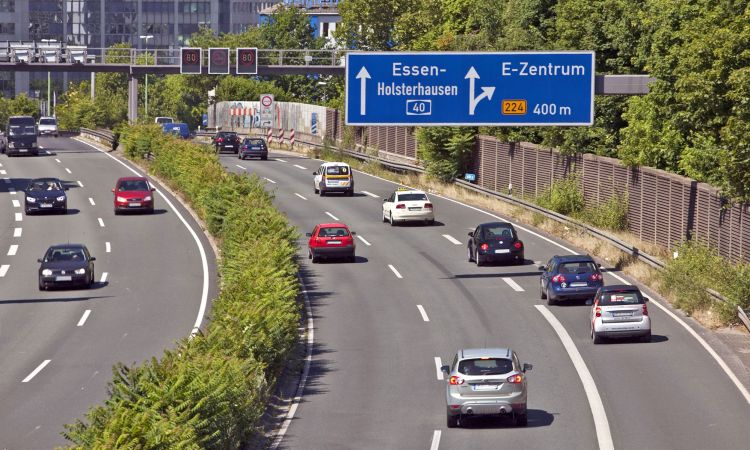
#> input picture lesson_4/data/autobahn.jpg, 750 x 450 px
$ jupyter execute EdgeDetection.ipynb
#> lines starting #> are read from the running program, lines starting #| are printed output that depends on the picture; after the words box and inside, x2 and y2 are one past the last pixel; in counts of white or black regions, pixels touching at a corner belong together; long printed decimals are rounded
### Edge Detetcion

Edges indicat eobject outlines and play an important role in visual **perception**. Edge are based on local gradients of luminance and therefore have
* magnitude
* orientation

[cell 1]
import cv2
import numpy as np
from matplotlib import pyplot as plt
import matplotlib.cm as cm
plt.rcParams['figure.figsize'] = [15, 10]

[cell 2]
img = cv2.imread('data/autobahn.jpg')
#> img is the input picture: shape (450, 750, 3); mean B, G, R 106.5, 117.1, 121.6
img = cv2.cvtColor(img, cv2.COLOR_BGR2RGB)
plt.imshow(img)

[cell 3]
# Set up kernels
kernel_hor = np.array([[1, -1]])
kernel_ver = np.array([[1], [-1]])

# Prepare gray scale image
gray = cv2.cvtColor(img, cv2.COLOR_RGB2GRAY)
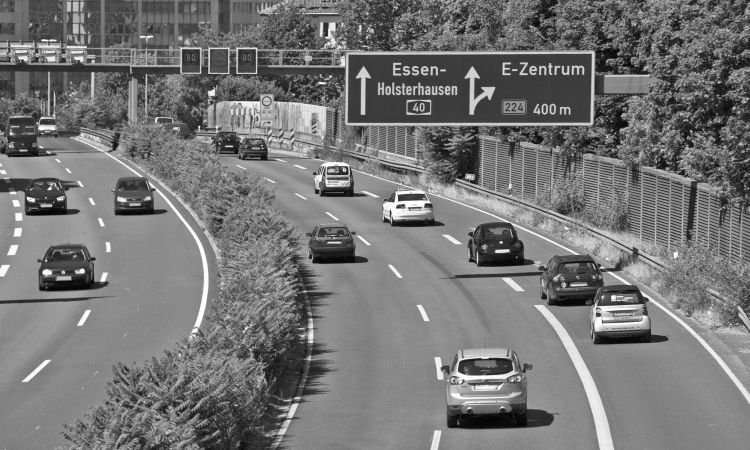
#> gray: shape (450, 750); min 0, max 255, mean 117.3
gray = gray/255

# Convolve discrete gradient kernels with the luminance channel
grad_hor = cv2.filter2D(gray, ddepth=-1, kernel=kernel_hor)
grad_ver = cv2.filter2D(gray, ddepth=-1, kernel=kernel_ver)
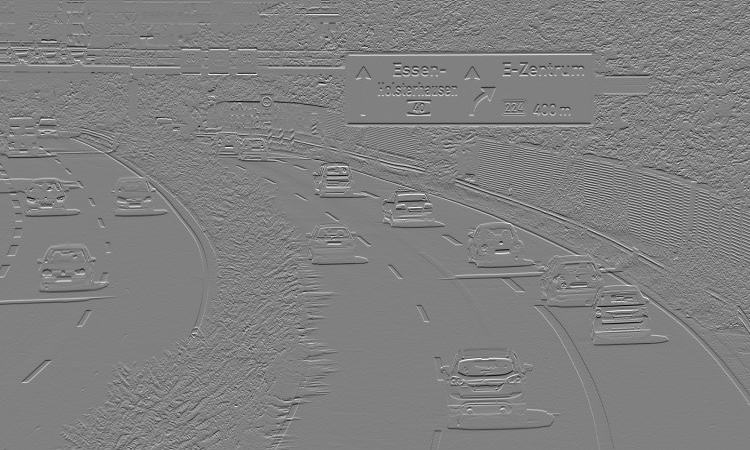
#> grad_ver: shape (450, 750) float64; min -0.745, max 0.733, mean -0.000189; drawn with min black and max white

plt.subplot(121), plt.imshow(grad_hor, cmap='gray'), plt.title('Horizontal gradient')
plt.subplot(122), plt.imshow(grad_ver, cmap='gray'), plt.title('Vertical gradient')

The problem with simple discrete gradients is that they are very sensitive to noise.

[cell 4]
plt.subplot(121), plt.imshow(grad_hor[400:, 200:300], cmap='gray'), plt.title('Horizontal gradient')
plt.subplot(122), plt.imshow(grad_ver[400:, 200:300], cmap='gray'), plt.title('Vertical gradient')
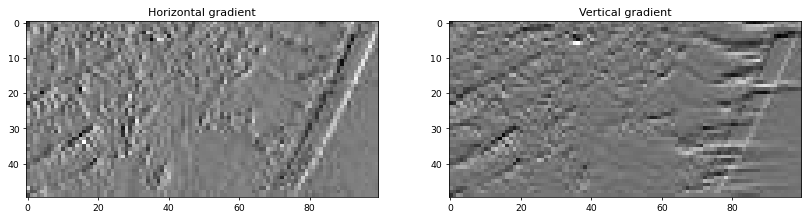
#> figure drawn by matplotlib, 2 panels

### Averaging Filters
Gradient filters can be convolved with averaging filters to get a less noisy gradient map.

[cell 5]
# Set up gradient kernels
Gh = np.array([[1, -1]])
Gv = np.array([[1], [-1]])

# Set up averaging kernels
Ah = 0.5 * np.array([[1, 1]])
Av = 0.5 * np.array([[1], [1]])

# Build separable averaging gradient kernels
from scipy.signal import convolve2d
Hh = convolve2d(Gh, Av)
Hv = convolve2d(Gv, Ah)

print('Horizontal filter \n', Hh)
print(' ')
print('Vertical filter \n', Hv)

[cell 6]
grad_avg_hor = cv2.filter2D(gray, ddepth=-1, kernel=Hh)
grad_avg_ver = cv2.filter2D(gray, ddepth=-1, kernel=Hv)

plt.subplot(121), plt.imshow(grad_avg_hor, cmap='gray'), plt.title('Horizontal gradient')
plt.subplot(122), plt.imshow(grad_avg_ver, cmap='gray'), plt.title('Vertical gradient')

[cell 7]
block_hor = grad_hor[400:, 200:300]
block_avg_hor = grad_avg_hor[400:, 200:300]
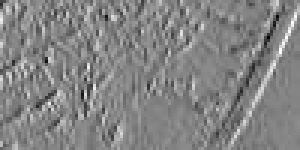
#> block_avg_hor: shape (50, 100) float64 (shown 3 times larger); min -0.355, max 0.325, mean -0.00191; drawn with min black and max white

vmin = max(np.min(block_hor), np.min(block_avg_hor))
#> vmin = -0.355
vmax = min(np.max(block_hor), np.max(block_avg_hor))
#> vmax = 0.325

plt.subplot(121), plt.imshow(block_hor, cmap='gray', vmin=vmin, vmax=vmax), plt.title('Gv')
plt.subplot(122), plt.imshow(block_avg_hor, cmap='gray', vmin=vmin, vmax=vmax), plt.title('Hv')

print(np.min(block_hor), np.max(block_hor))
#| -0.4039 0.4118
print(np.min(block_avg_hor), np.max(block_avg_hor))
#| -0.3549 0.3255

[cell 8]
block_ver = grad_ver[400:, 200:300]
block_avg_ver = grad_avg_ver[400:, 200:300]
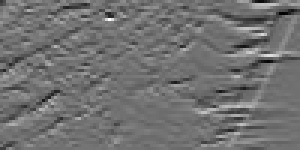
#> block_avg_ver: shape (50, 100) float64 (shown 3 times larger); min -0.445, max 0.559, mean 0.00169; drawn with min black and max white

vmin = max(np.min(block_ver), np.min(block_avg_ver))
#> vmin = -0.445
vmax = min(np.max(block_ver), np.max(block_avg_ver))
#> vmax = 0.559

plt.subplot(121), plt.imshow(block_ver, cmap='gray', vmin=vmin, vmax=vmax), plt.title('Gv')
plt.subplot(122), plt.imshow(block_avg_ver, cmap='gray', vmin=vmin, vmax=vmax), plt.title('Hv')

print(np.min(block_ver), np.max(block_ver))
#| -0.4784 0.5843
print(np.min(block_avg_ver), np.max(block_avg_ver))
#| -0.4451 0.5588

### Sobel Edge Detector
Sober edge detector is a symmetric rgadient filter with weighted averaging. It is one of the most popular and effective gradient filters.

[cell 9]
grad_x = cv2.Sobel(gray, ddepth=-1, dx=1, dy=0)
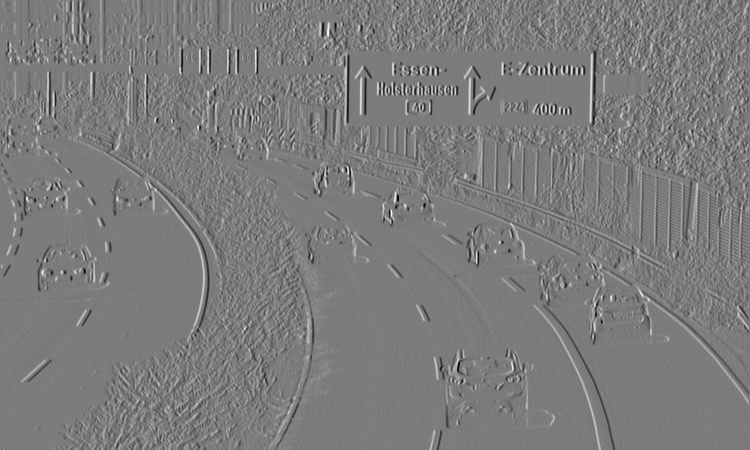
#> grad_x: shape (450, 750) float64; min -3.09, max 3.25, mean -0.000875; drawn with min black and max white
grad_y = cv2.Sobel(gray, ddepth=-1, dx=0, dy=1)
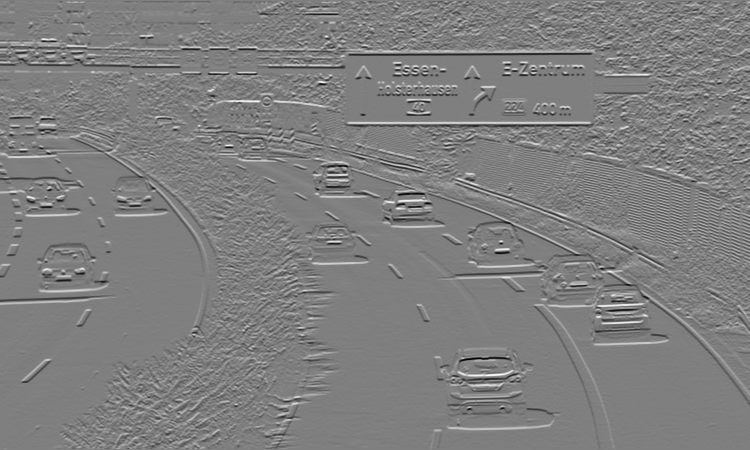
#> grad_y: shape (450, 750) float64; min -3.38, max 3.38, mean 0.00142; drawn with min black and max white

# Compute magnitude
sobel = np.sqrt(grad_x**2 + grad_y**2)
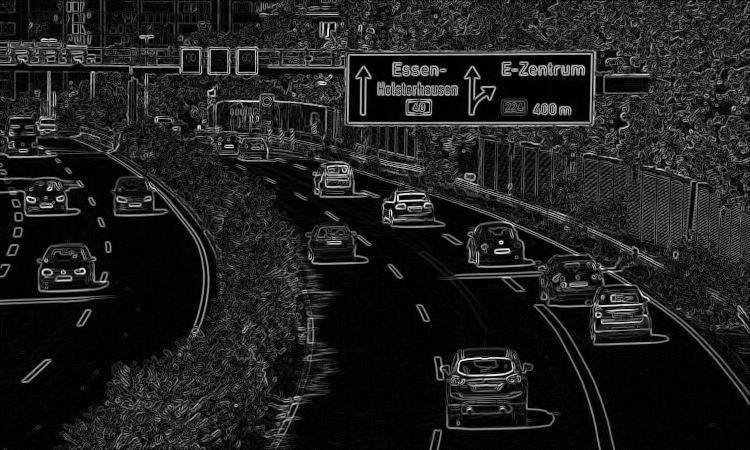
#> sobel: shape (450, 750) float64; min 0, max 3.4, mean 0.418; drawn with min black and max white
sobel = sobel/np.max(sobel)

plt.imshow(sobel)

### Canny Edge Detector
Produces smooth edges by applying Gaussian prefiltering. It also applies double thresholding via hystheresis. The edges are thinned using non-maximum-suppresion.

[cell 10]
# OpenCV implementation of Canny only accepts uint8 images
gray = cv2.cvtColor(img, cv2.COLOR_RGB2GRAY)

edges = cv2.Canny(gray, threshold1=100, threshold2=500)
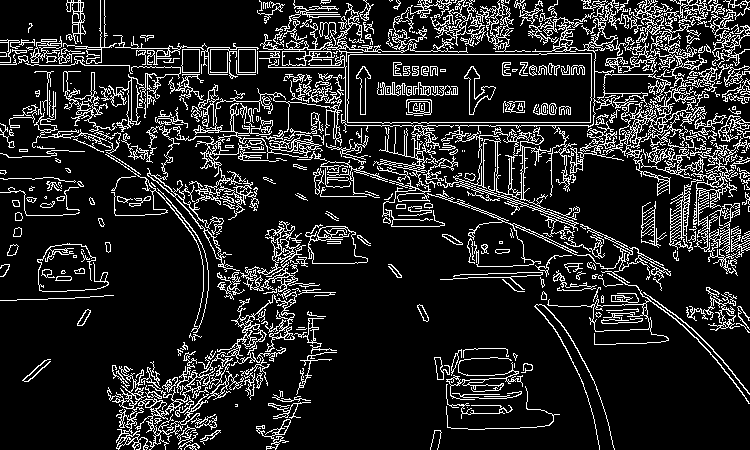
#> edges: shape (450, 750); 14.2% white in thin lines or dots
plt.imshow(edges, cmap='gray')

You can see the NMS edge thinning workig in the following comparison.

[cell 11]
plt.subplot(121), plt.imshow(edges[300:, 400:600], cmap='gray'), plt.title('Canny')
plt.subplot(122), plt.imshow(sobel[300:, 400:600] > 0.3, cmap='gray'), plt.title('Sobel')
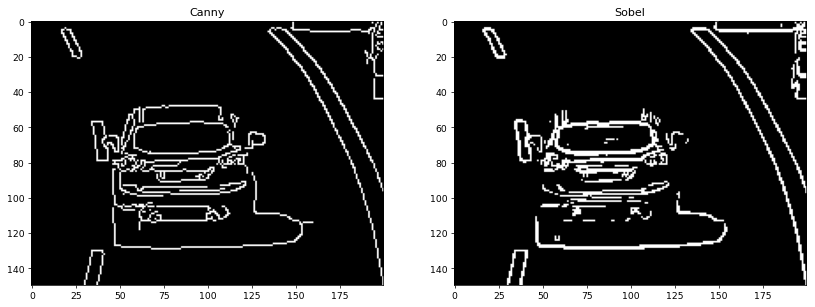
#> figure drawn by matplotlib, 2 panels

$ run again, with lesson_4/data/dashcam.jpg copied over lesson_4/data/autobahn.jpg
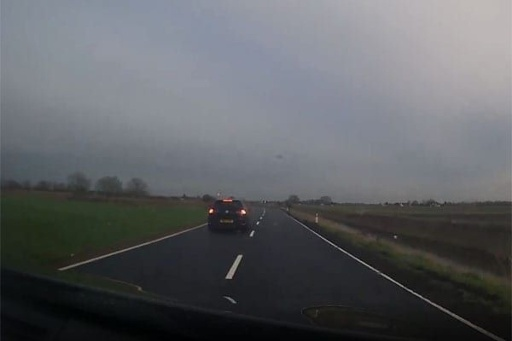
#> input picture lesson_4/data/dashcam.jpg, 512 x 341 px
#> img is the input picture: shape (341, 512, 3); mean B, G, R 100, 96.3, 93.9
#> block_hor = empty array
#> `edges = cv2.Canny(gray, threshold1=100, threshold2=500)`:
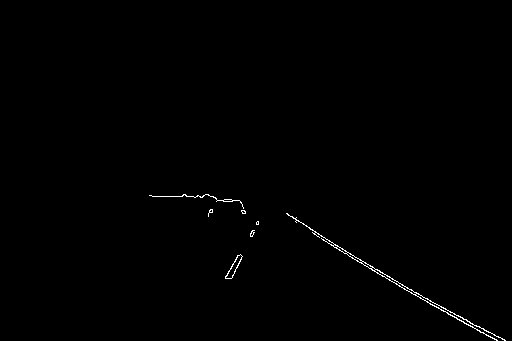
#> edges: shape (341, 512); 0.45% white in thin lines or dots, all inside (x1, y1, x2, y2) = (149, 194, 506, 341)
#> `[cell 11] plt.subplot(121), plt.imshow(edges[300:, 400:600], cmap='gra..`:
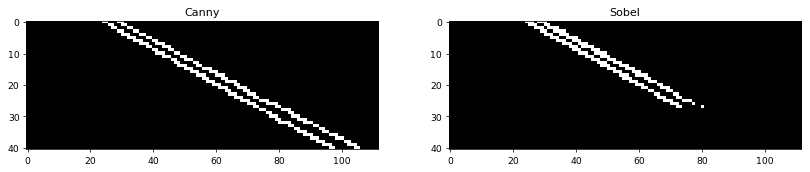
#> figure drawn by matplotlib, 2 panels
